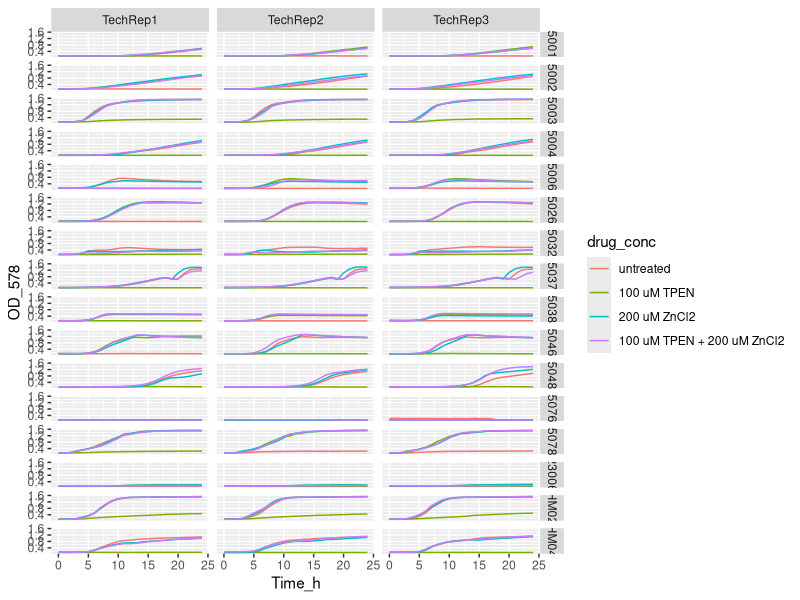
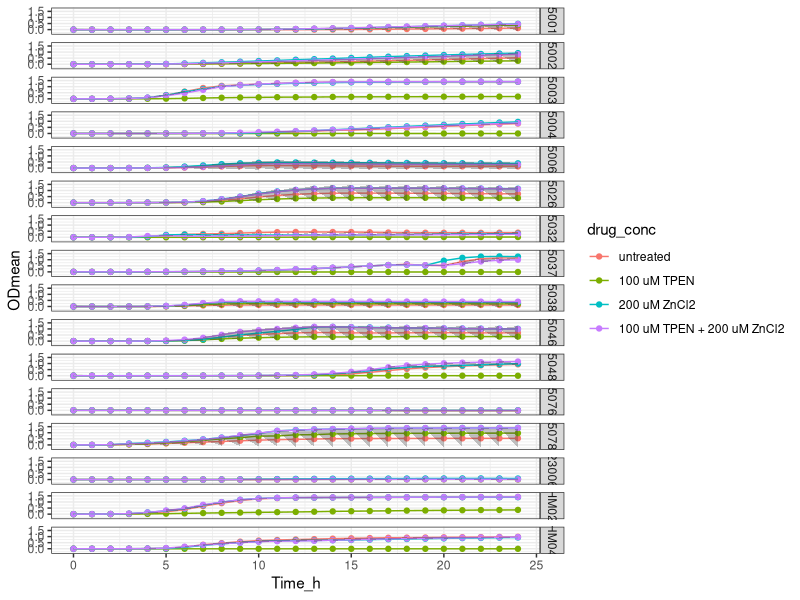

Source code (R) for these figures, in order: (Note: this script raises an error after producing the figures.)
setwd("~/ITQB/Plate readings/Exp26, 27, 28 - 28022024, 28022024, 01032024")

library(tidyverse)

library(readxl)
Exp28 <- Exp28_2plates_01032024 <- read_excel("Exp28_2plates_01032024_final_final.xlsx")
View(Exp28) 

Exp28_v1 <- Exp28 %>%
  pivot_longer(names_to = "Condition", values_to = "OD_578", cols = -Time_h)
Exp28_v1
View(Exp28_v1)


Exp28_v2 <- separate(Exp28_v1, Condition, 
                     c("Strain",
                       "Transfer_medium",
                       "Zn_condition", 
                       "Tech_Repl",
                       "Biol_Repl",
                       "drug_conc",
                       "Well_number"), 
                     sep = "_", remove = FALSE,
                     convert = FALSE)
View(Exp28_v2)

Exp28_v2$OD_578 <- as.numeric (Exp28_v2$OD_578) #Because OD_578 values are character

Exp28_v2$drug_conc <- factor(Exp28_v2$drug_conc, levels = c("ctr",
                                                            "20T",
                                                            "40Zn",
                                                            "20T40Zn"))

Exp28_v2 <- Exp28_v2 %>% mutate(drug_conc = recode (drug_conc,
                                                             "ctr" = "untreated",
                                                             "20T" = "100 uM TPEN",
                                                             "40Zn" = "200 uM ZnCl2",
                                                             "20T40Zn" = "100 uM TPEN + 200 uM ZnCl2"))

Exp28_v2$Strain <- factor(Exp28_v2$Strain, levels = c("5001",
                                                    "5002",
                                                    "5003",
                                                    "5004",
                                                    "5006",
                                                    "5026",
                                                    "5032",
                                                    "5037",
                                                    "5038",
                                                    "5046",
                                                    "5048",
                                                    "5076",
                                                    "5078",
                                                    "23006",
                                                    "HM02",
                                                    "HM04"))
Exp28_v2 %>%
  ggplot(aes(x= Time_h, y=OD_578, color = drug_conc)) +
  geom_line() +
  facet_grid (Strain ~ Tech_Repl)

Exp28_v3<- Exp28_v2 %>% group_by(Strain, Transfer_medium, Zn_condition, Tech_Repl, Biol_Repl, Well_number) %>%
  mutate(blank = Time_h ==0)

View(Exp28_v3)

Exp28_v4 <- Exp28_v3 %>%
  group_by(Strain, Transfer_medium, Zn_condition, Tech_Repl, Biol_Repl, Well_number) %>%
  mutate(OD = OD_578 - OD_578[blank]) %>%
  ungroup()


View(Exp28_v4)

#Obtain the mean and sd
Exp28_v5 <- Exp28_v4 %>% group_by(Time_h, Strain, Transfer_medium, drug_conc) %>%
  summarise(ODmean = mean(OD), sdOD = sd(OD), n())

Exp28_v5$Strain <- factor(Exp28_v5$Strain, levels = c("5001",
                                                      "5002",
                                                      "5003",
                                                      "5004",
                                                      "5006",
                                                      "5026",
                                                      "5032",
                                                      "5037",
                                                      "5038",
                                                      "5046",
                                                      "5048",
                                                      "5076",
                                                      "5078",
                                                      "23006",
                                                      "HM02",
                                                      "HM04"))


Exp28_v5 <- Exp28_v5 %>% mutate(drug_conc = recode (drug_conc,
                                                             "ctr" = "untreated",
                                                             "20T" = "100 uM TPEN",
                                                             "40Zn" = "200 uM ZnCl2",
                                                             "20T40Zn" = "100 uM TPEN + 200 uM ZnCl2"))


# stocks conc / 0.001(mM --> uM) / d.f (=2)--> conc TPEN (now in the table)

Exp28_v5  %>% ggplot(aes(x = Time_h,
                         y = ODmean,
                         color = drug_conc
)) +
  geom_point() +
  geom_line() +
  geom_ribbon(aes(ymin=ODmean-sdOD, ymax=ODmean+sdOD),
              alpha = 0.3, colour = NA) +
  facet_grid (Strain ~.) +
  theme_bw()

#Filter to have just 1 strain in the plot
filtered_strain <- Exp28_v5 %>% filter (Strain == "5001")

filtered_strain <- Exp28_v5 %>% filter (Strain == "5002")

filtered_strain <- Exp28_v5 %>% filter (Strain == "5003")

filtered_strain <- Exp28_v5 %>% filter (Strain == "5004")

#Filter to compare the blanks (req_conc vs blank from the other stocks - 100 uM (ZnCl2 stock) vs TPEN blank) with a required concentration from a certain strain in the plot
filtered_data <- filtered_strain %>%
  filter(drug_conc %in% c("100 uM", "blank"))

filtered_data <- filtered_strain %>%
  filter(drug_conc %in% c("250 uM", "blank"))

filtered_data <- filtered_strain %>%
  filter(drug_conc %in% c("18 uM", "0.1HCl"))

filtered_data <- filtered_strain %>%
  filter(drug_conc %in% c("24 uM", "0.1HCl"))

filtered_data <- filtered_strain %>%
  filter(drug_conc %in% c("30 uM", "0.1HCl"))

filtered_data <- filtered_strain %>%
  filter(drug_conc %in% c("36 uM", "0.1HCl"))

filtered_data <- filtered_strain %>%
  filter(drug_conc %in% c("42 uM", "0.1HCl"))

filtered_data <- filtered_strain %>%
  filter(drug_conc %in% c("48 uM", "0.1HCl"))

filtered_data <- filtered_strain %>%
  filter(drug_conc %in% c("54 uM", "0.1HCl"))

filtered_data <- filtered_strain %>%
  filter(drug_conc %in% c("60 uM", "0.1HCl"))


ggplot(filtered_data, aes(x = Time_h, y = ODmean, color = Transfer_medium)) +
  geom_point() +
  geom_line() +
  geom_ribbon(aes(ymin = ODmean - sdOD, ymax = ODmean + sdOD, fill = Transfer_medium),
              alpha = 0.3, color = NA) +
  facet_wrap(~ Strain + drug_conc) +
  theme_bw()
